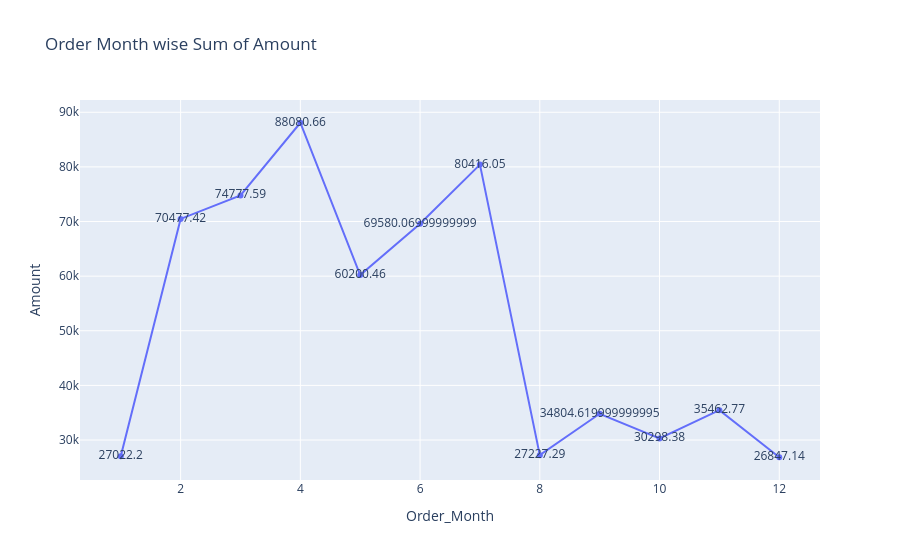

Write notebook code for a chart like this one.
### Code cell
fig = px.line(data_frame=q5_ans,x='Order_Month',y='Amount',text='Amount',title='Order Month wise Sum of Amount')
fig.show()

### Figure 1 — Plotly figure (JSON) as saved in the notebook; plotly's stock layout.template omitted (floating-point values rounded to 4 significant figures)
{"data": [{"hovertemplate": "Order_Month=%{x}<br>Amount=%{text}<extra></extra>", "legendgroup": "", "line": {"color": "#636efa", "dash": "solid"}, "marker": {"symbol": "circle"}, "mode": "lines+markers+text", "name": "", "orientation": "v", "showlegend": false, "text": [27020.0, 70480.0, 74780.0, 88080.0, 60200.0, 69580.0, 80420.0, 27230.0, 34800.0, 30300.0, 35460.0, 26850.0], "type": "scatter", "x": [1, 2, 3, 4, 5, 6, 7, 8, 9, 10, 11, 12], "xaxis": "x", "y": [27020.0, 70480.0, 74780.0, 88080.0, 60200.0, 69580.0, 80420.0, 27230.0, 34800.0, 30300.0, 35460.0, 26850.0], "yaxis": "y"}], "layout": {"legend": {"tracegroupgap": 0}, "title": {"text": "Order Month wise Sum of Amount"}, "xaxis": {"anchor": "y", "domain": [0, 1], "title": {"text": "Order_Month"}}, "yaxis": {"anchor": "x", "domain": [0, 1], "title": {"text": "Amount"}}}}
